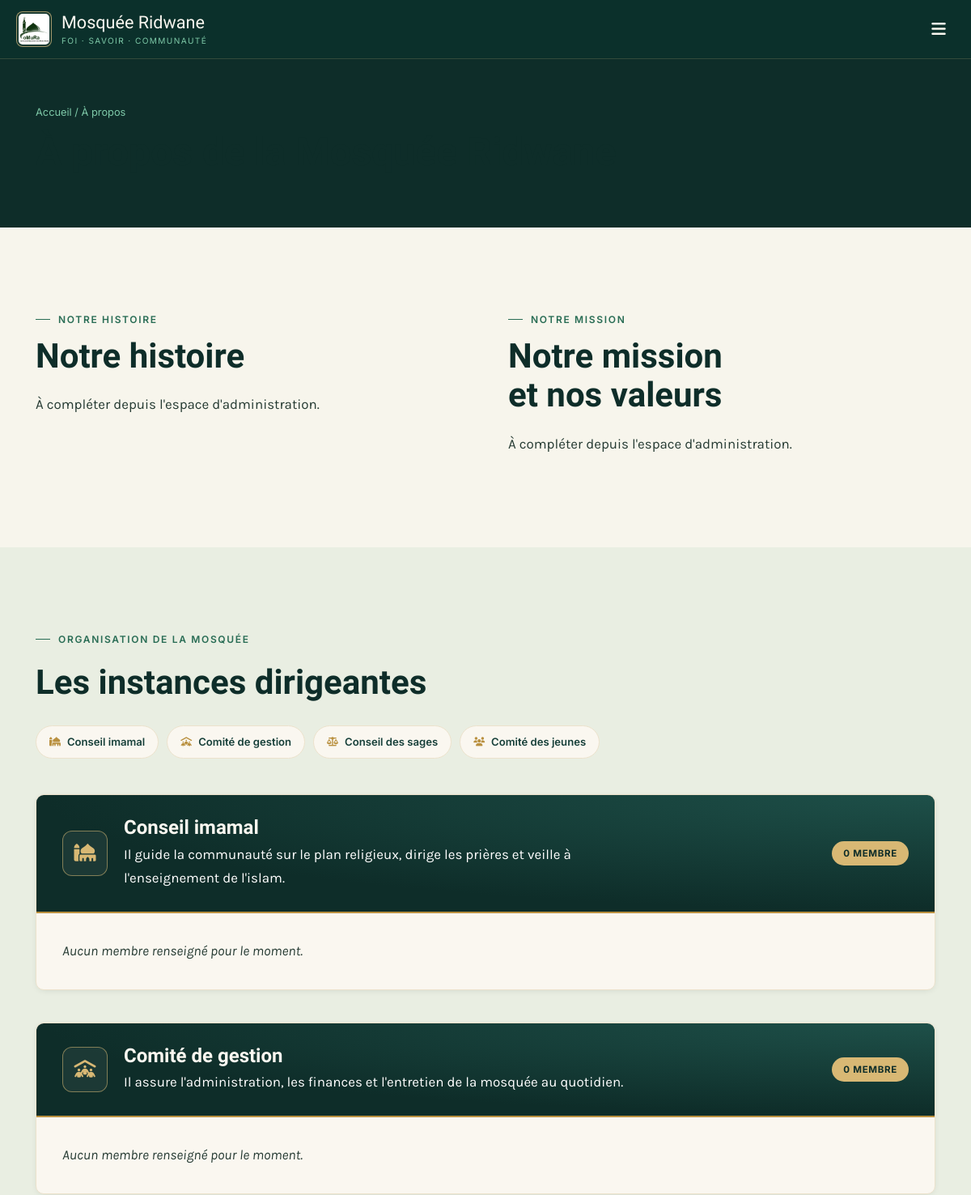
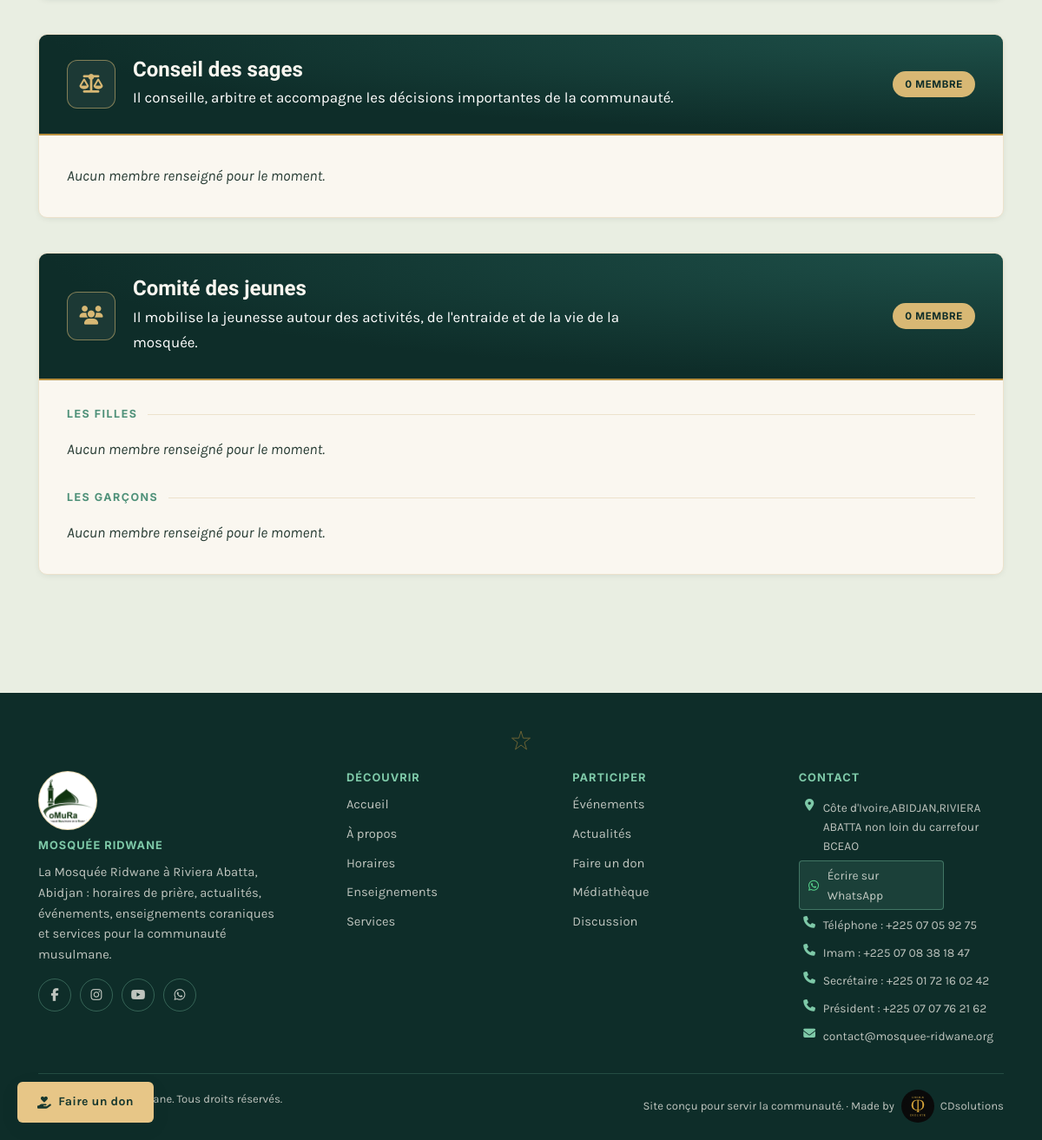
The app's page /a-propos.php with its own data (2 pictures, top to bottom).
### tables this page shows
CREATE TABLE IF NOT EXISTS pages_contenu (
    id INT AUTO_INCREMENT PRIMARY KEY,
    cle VARCHAR(100) NOT NULL UNIQUE,       
    titre VARCHAR(255),
    contenu TEXT,
    image VARCHAR(255),
    date_maj DATETIME DEFAULT CURRENT_TIMESTAMP ON UPDATE CURRENT_TIMESTAMP
);

### includes/functions.php (called while the page is built, shortened)
<?php
function h($texte) {
    return htmlspecialchars($texte ?? '', ENT_QUOTES, 'UTF-8');
}
function getContenu($cle) {
    global $pdo;
    static $cache = [];
    if (isset($cache[$cle])) return $cache[$cle];
    $stmt = $pdo->prepare("SELECT * FROM pages_contenu WHERE cle = ?");
    $stmt->execute([$cle]);
    $cache[$cle] = $stmt->fetch();
    return $cache[$cle];
}
function contenuTexte($cle, $defaut = '') {
    $c = getContenu($cle);
    return $c ? $c['contenu'] : $defaut;
}
function contenuTitre($cle, $defaut = '') {
    $c = getContenu($cle);
    return $c ? $c['titre'] : $defaut;
}

### a-propos.php (the view, shortened to what this page needs)
<?php
$instancesParGroupe = [];
$instancesConfig = [
    'conseil_imamal' => [
        'titre' => 'Conseil imamal',
        'icone' => 'fa-mosque',
        'description' => "Il guide la communauté sur le plan religieux, dirige les prières et veille à l'enseignement de l'islam.",
    ],
    'comite_gestion' => [
        'titre' => 'Comité de gestion',
        'icone' => 'fa-people-roof',
        'description' => "Il assure l'administration, les finances et l'entretien de la mosquée au quotidien.",
    ],
    'conseil_sages' => [
        'titre' => 'Conseil des sages',
        'icone' => 'fa-scale-balanced',
        'description' => "Il conseille, arbitre et accompagne les décisions importantes de la communauté.",
    ],
    'jeunes' => [
        'titre' => 'Comité des jeunes',
        'icone' => 'fa-users',
        'description' => "Il mobilise la jeunesse autour des activités, de l'entraide et de la vie de la mosquée.",
        'sous_groupes' => [
            'jeunes_filles'  => 'Les filles',
            'jeunes_garcons' => 'Les garçons',
        ],
    ],
];
    function carteInstance(array $instance): void { ?>
    <?php }
if (!function_exists('nombreMembres')) {
    function nombreMembres(array $instancesParGroupe, array $cfg, string $cle): int {
        if (!empty($cfg['sous_groupes'])) {
            $total = 0;
            foreach (array_keys($cfg['sous_groupes']) as $g) {
                $total += count($instancesParGroupe[$g] ?? []);
            }
            return $total;
        }
        return count($instancesParGroupe[$cle] ?? []);
    }
}
require_once __DIR__ . '/includes/header.php';
?>
<section class="page-entete">
    <div class="conteneur">
        <div class="fil-ariane"><a href="<?= BASE_URL ?>/index.php" style="color:inherit;">Accueil</a> / À propos</div>
        <h1>À propos de la Mosquée Ridwane</h1>
    </div>
</section>
<section class="section">
    <div class="conteneur grille grille-2" style="gap:56px;">
        <div>
            <span class="eyebrow">Notre histoire</span>
            <h2><?= h(contenuTitre('apropos_histoire')) ?></h2>
            <p><?= nl2br(h(contenuTexte('apropos_histoire'))) ?></p>
        </div>
        <div>
            <span class="eyebrow">Notre mission</span>
            <h2><?= h(contenuTitre('apropos_mission')) ?></h2>
            <p><?= nl2br(h(contenuTexte('apropos_mission'))) ?></p>
        </div>
    </div>
</section>
<section class="section section-alt instances-section">
    <div class="conteneur">
        <span class="eyebrow">Organisation de la mosquée</span>
        <h2 class="instances-titre">Les instances dirigeantes</h2>
        <nav class="instances-nav" aria-label="Instances dirigeantes">
            <?php foreach ($instancesConfig as $cle => $cfg): ?>
                <a href="#instance-<?= h($cle) ?>"><i class="fa-solid <?= h($cfg['icone']) ?>"></i> <?= h($cfg['titre']) ?></a>
            <?php endforeach; ?>
        </nav>
        <?php foreach ($instancesConfig as $cle => $cfg):
            $nb = nombreMembres($instancesParGroupe, $cfg, $cle); ?>
            <section class="instance-bloc" id="instance-<?= h($cle) ?>">
                <header class="instance-bloc-entete">
                    <div class="instance-bloc-icone"><i class="fa-solid <?= h($cfg['icone']) ?>"></i></div>
                    <div class="instance-bloc-titres">
                        <h3><?= h($cfg['titre']) ?></h3>
                        <p><?= h($cfg['description']) ?></p>
                    </div>
                    <span class="instance-bloc-badge"><?= $nb ?> membre<?= $nb > 1 ? 's' : '' ?></span>
                </header>
                <div class="instance-bloc-corps">
                    <?php if (!empty($cfg['sous_groupes'])): ?>
                        <?php foreach ($cfg['sous_groupes'] as $sg => $sgTitre): ?>
                            <div class="instances-sous-groupe">
                                <h4 class="sous-groupe-titre"><?= h($sgTitre) ?></h4>
                                <div class="instances-grille">
                                    <?php if (empty($instancesParGroupe[$sg])): ?>
                                        <p class="instance-vide">Aucun membre renseigné pour le moment.</p>
                                    <?php endif; ?>
                                </div>
                            </div>
                        <?php endforeach; ?>
                    <?php else: ?>
                        <div class="instances-grille">
                            <?php if (empty($instancesParGroupe[$cle])): ?>
                                <p class="instance-vide">Aucun membre renseigné pour le moment.</p>
                            <?php endif; ?>
                        </div>
                    <?php endif; ?>
                </div>
            </section>
        <?php endforeach; ?>
    </div>
</section>
<?php require_once __DIR__ . '/includes/footer.php'; ?>

### assets/css/accueil-visuel.css (style rules this page uses)
:root { --ridwane-nuit: #103d36; --ridwane-profond: #092e29; --ridwane-or: #e7c687; --ridwane-papier: #f7f5ec; --ridwane-texte: #253a32; }
main > .section { padding-top: clamp(64px, 8vw, 104px); padding-bottom: clamp(64px, 8vw, 104px); }
main > .section:not(.section-alt):not(.section-emeraude) { background: var(--ridwane-papier); }
main > .section-alt { background: #e9eee2; }
main > .section h2 { font-size: clamp(2rem, 3.5vw, 3.1rem); line-height: 1.15; text-wrap: balance; }
main > .section p { color: var(--ridwane-texte); font-size: 1.06rem; line-height: 1.75; }
main > .section .eyebrow { color: #286c54; margin-bottom: 12px; }
main > .section .eyebrow::before { background: #286c54; }

### records on screen
pages_contenu: titre "Notre histoire", contenu "À compléter depuis l'espace d'administration."
pages_contenu: titre "Notre mission et nos valeurs", contenu "À compléter depuis l'espace d'administration."

### other values on screen
$cfg['titre'] "Conseil imamal"
$cfg['titre'] "Comité de gestion"
$cfg['titre'] "Conseil des sages"
$cfg['titre'] "Comité des jeunes"
$cfg['description'] "Il guide la communauté sur le plan religieux, dirige les prières et veille à l'enseignement de l'islam."
$nb "0"
$cfg['description'] "Il assure l'administration, les finances et l'entretien de la mosquée au quotidien."
$cfg['description'] "Il conseille, arbitre et accompagne les décisions importantes de la communauté."
$cfg['description'] "Il mobilise la jeunesse autour des activités, de l'entraide et de la vie de la mosquée."
$sgTitre "LES FILLES"
$sgTitre "LES GARÇONS"
SITE_DESCRIPTION "La Mosquée Ridwane à Riviera Abatta, Abidjan : horaires de prière, actualités, événements, enseignements coraniques et services pour la communauté musulmane."
SITE_ADRESSE "Côte d'Ivoire,ABIDJAN,RIVIERA ABATTA non loin du carrefour BCEAO"
SITE_TELEPHONE "+225 07 05 92 75"
SITE_IMAM_TELEPHONE "+225 07 08 38 18 47"
